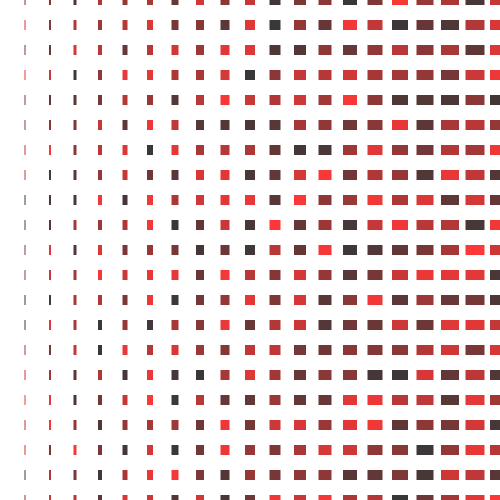
Frame 1 (no input)
Frame 60 (the mouse pressed at the canvas centre just before this capture): identical to frame 1, image omitted
Frame 120 (the mouse held since frame 60 and released just before this capture): identical to frame 1, image omitted

The Processing sketch that drew this single still picture (run headless with seeded random() and noise(); from frame 60 on, the mouse is pressed at the canvas centre):

// Processing sketch: array_grillaMovediza_03
// ── array_grillaMovediza_03.pde
int nColumnas = 30;
int nFilas = 30;

color [][] misColores = new color [nColumnas][nFilas];
float [][] misPortes = new float [nColumnas][nFilas];
float separacion = 25;



void setup() {
  size(500, 500);
  for (int i=0; i<nColumnas; i++) {
    for (int j=0; j<nFilas; j++) {
      misColores[i][j]= color(random(255), 0, 0, 200);
      misPortes[i][j]= i;
    }
  }

  noStroke();
}


void draw() {
  background(255);
  rectMode(CENTER);


  for (int i=0; i<nColumnas; i++) {
    for (int j=0; j<nFilas; j++) {
      fill(misColores[i][j]);
      rect(separacion*i, separacion*j, misPortes[i][j], 10);
    }
  }
}
